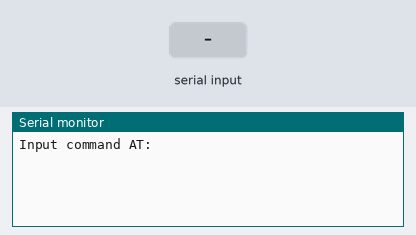
The sketch below on a simulated Arduino Uno, built with avr-gcc and run on an emulated ATmega328P. Shown: the last lines printed to the serial monitor. The inputs (shaded band) are chosen by the test bench.

Above: at 1.2 s.
1.3 s: "1" received over the second serial link
At 1.7 s:
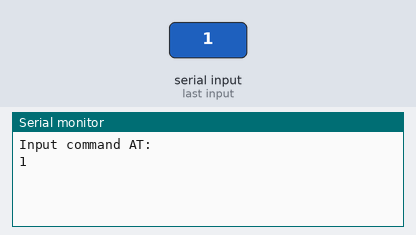
2.8 s: "0" received over the second serial link
At 4.1 s:
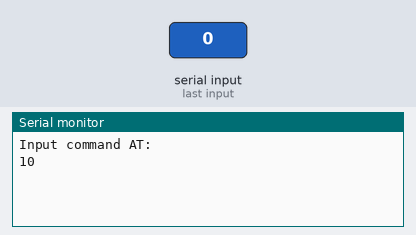

The sketch:

7._Percobaan_7.1.ino
```cpp
#include <SoftwareSerial.h>
SoftwareSerial module_bluetooth(0, 1);

void setup() {
  Serial.begin(9600);
  Serial.println("Input command AT:");
  module_bluetooth.begin(38400);
}

void loop() {
  if (module_bluetooth.available())
    Serial.write(module_bluetooth.read());
  if (Serial.available())
    module_bluetooth.write(Serial.read());
}
```

Measured:
- after the input at 1.3 s, the serial monitor: prints a new line at once (image 1)
- after the input at 2.8 s, the serial monitor: prints a new line at once (image 2)
